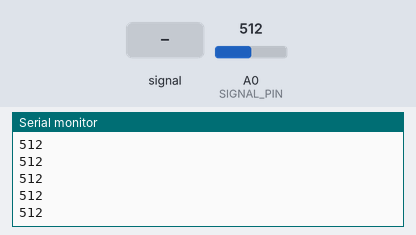
Bench run of a sketch on a simulated Arduino Uno, built with avr-gcc and run on an emulated ATmega328P. Shown: the last lines printed to the serial monitor. The test bench sets the inputs (shaded band); at power-on: A0 (SIGNAL_PIN) = 512.

Above: at 1.2 s.
1.3 s: A0 (SIGNAL_PIN) fed a 200 Hz sine of ±81 counts around its level
At 1.32 s:
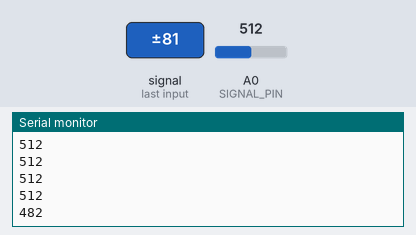
2.8 s: A0 (SIGNAL_PIN) set to 716
At 2.83 s:
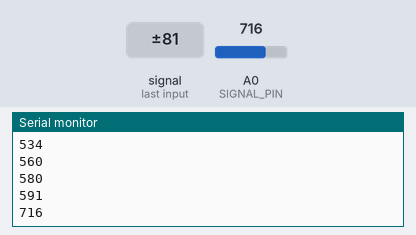
4.3 s: A0 (SIGNAL_PIN) fed a 1000 Hz sine of ±255 counts around its level
At 4.34 s:
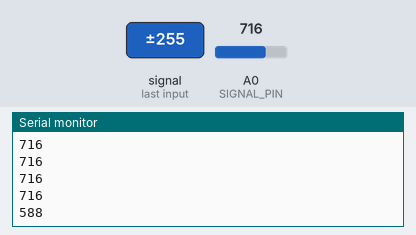
5.8 s: A0 (SIGNAL_PIN) set to 900
At 5.8 s:
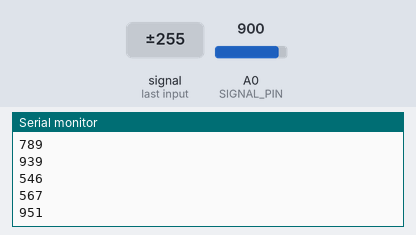
Timing chart, 0 to 8.3 s (numbered marks = the images above; inputs shaded):
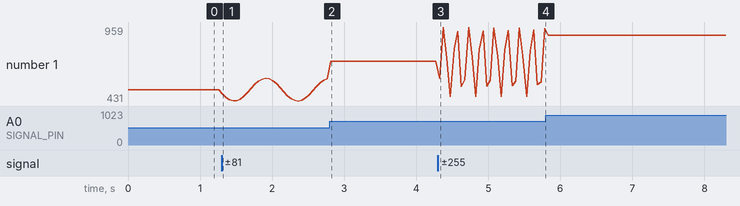

The sketch:

sketch.ino
```cpp
#define SIGNAL_PIN A0


void setup() {
  Serial.begin(9600);
}

void loop() {
  int waterLevelSignal = analogRead(SIGNAL_PIN);
  Serial.println(waterLevelSignal);
  delay(50);
}
```

Measured:
- after the input at 1.3 s, the serial monitor: prints a new line at once (image 1)
- after the input at 2.8 s, the serial monitor: prints a new line at once (image 2)
- after the input at 4.3 s, the serial monitor: prints a new line at once (image 3)
- plotted number 1: 512 → 591 after the input at 1.3 s, 591 → 716 after the input at 2.8 s, 716 → 951 after the input at 4.3 s, 951 → 900 after the input at 5.8 s
